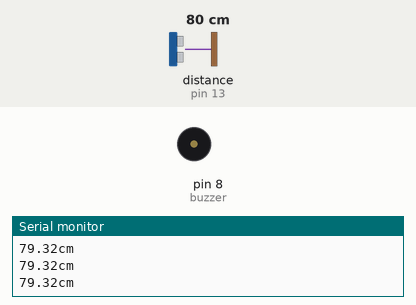
This sketch was run on a simulated Arduino Uno, built with avr-gcc and run on an emulated ATmega328P. Parts: buzzer (waves = sounding), the last lines printed to the serial monitor. Wiring (inferred from the names in the program): ultrasonic range finder: trigger pin 12; echo pin 13. The test bench sets the inputs (shaded band); at power-on: distance to the obstacle (sensor on pin 13) 80 cm. The echo pulse lasts 58.3 µs per cm.

Above: at 1.2 s.
1.3 s: distance to the obstacle (sensor on pin 13) set to 7 cm
2.8 s: distance to the obstacle (sensor on pin 13) set to 4 cm
At 2.85 s:
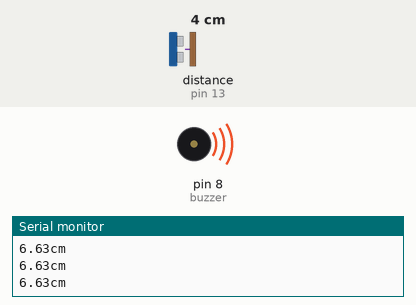
5.8 s: distance to the obstacle (sensor on pin 13) set to 9 cm
At 6.4 s:
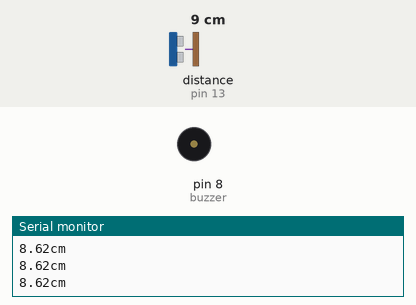
Timing chart, 0 to 8.8 s (numbered marks = the images above; inputs shaded):
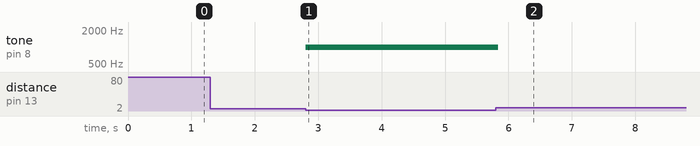

Measured:
- the behaviour switches between 6 and 5 cm on distance to the obstacle (sensor on pin 13) (found by bisection; images 0 and 1)
- after the input at 2.8 s, tone on pin 8 (buzzer): silent → 1000 Hz at once
- after the input at 5.8 s, tone on pin 8 (buzzer): 1000 Hz → silent at once

The sketch:

distance_sensor.ino
```cpp
int Trig = 12; int Echo = 13; int buzzer = 8;
void setup() {
  Serial.begin(9600);
  pinMode(Trig, OUTPUT);
  pinMode(Echo, INPUT);
}
void loop() {
  digitalWrite(Trig, LOW);  //이하 3줄은 초기화
  digitalWrite(Echo, LOW);
  delayMicroseconds(2);
  digitalWrite(Trig, HIGH); //초음파 보내기
  delayMicroseconds(10);  //10마이크로초동안...
  digitalWrite(Trig, LOW);  //초음파 끊기
  unsigned long duration = pulseIn(Echo, HIGH);
  float distance = ((float)(340*duration)/10000) / 2;
  if(distance < 5){
    tone(buzzer, 1000, 100);  delay(100);
  }
  Serial.print(distance);
  Serial.println("cm");
}
```
